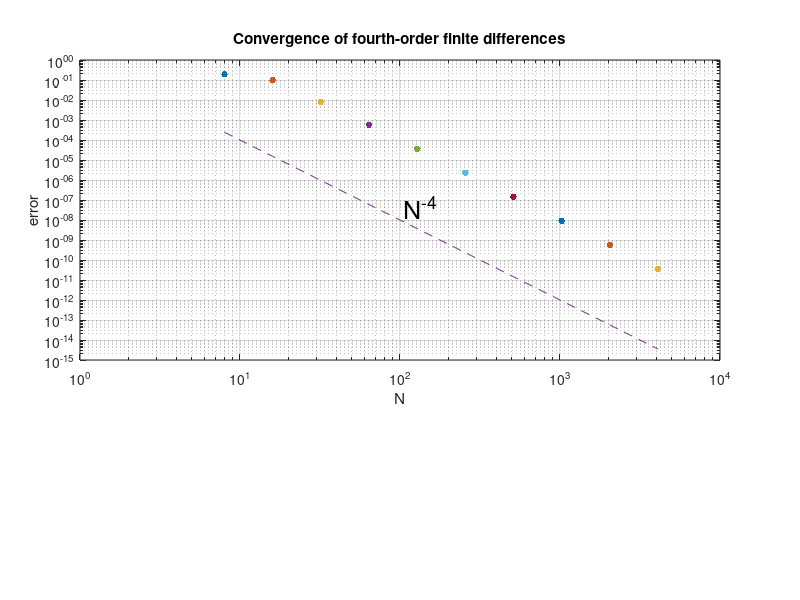

This chart was generated by the following MATLAB code:
clear
close all
clc
% p1.m - convergence of fourth-order finite differences

% For various N, set up grid in [-pi,pi] and function u(x):
  Nvec = 2.^(3:12);
  clf, subplot('position',[.1 .4 .8 .5])
  for N = Nvec
    h = 2*pi/N; x = -pi + (1:N)'*h;
    u = exp(sin(x).^2); uprime = 2.*sin(x).*cos(x).*u;

    % Construct sparse fourth-order differentiation matrix:
    e = ones(N,1);
    D =   sparse(1:N,[2:N 1],2*e/3,N,N)...
        - sparse(1:N,[3:N 1 2],e/12,N,N);
    D = (D-D')/h;

    % Plot max(abs(D*u-uprime)):
    error = norm(D*u-uprime,inf);
    loglog(N,error,'.','markersize',15), hold on
  end
  grid on, xlabel N, ylabel error
  title('Convergence of fourth-order finite differences')
  semilogy(Nvec,Nvec.^(-4),'--') 
  text(105,5e-8,'N^{-4}','fontsize',18)